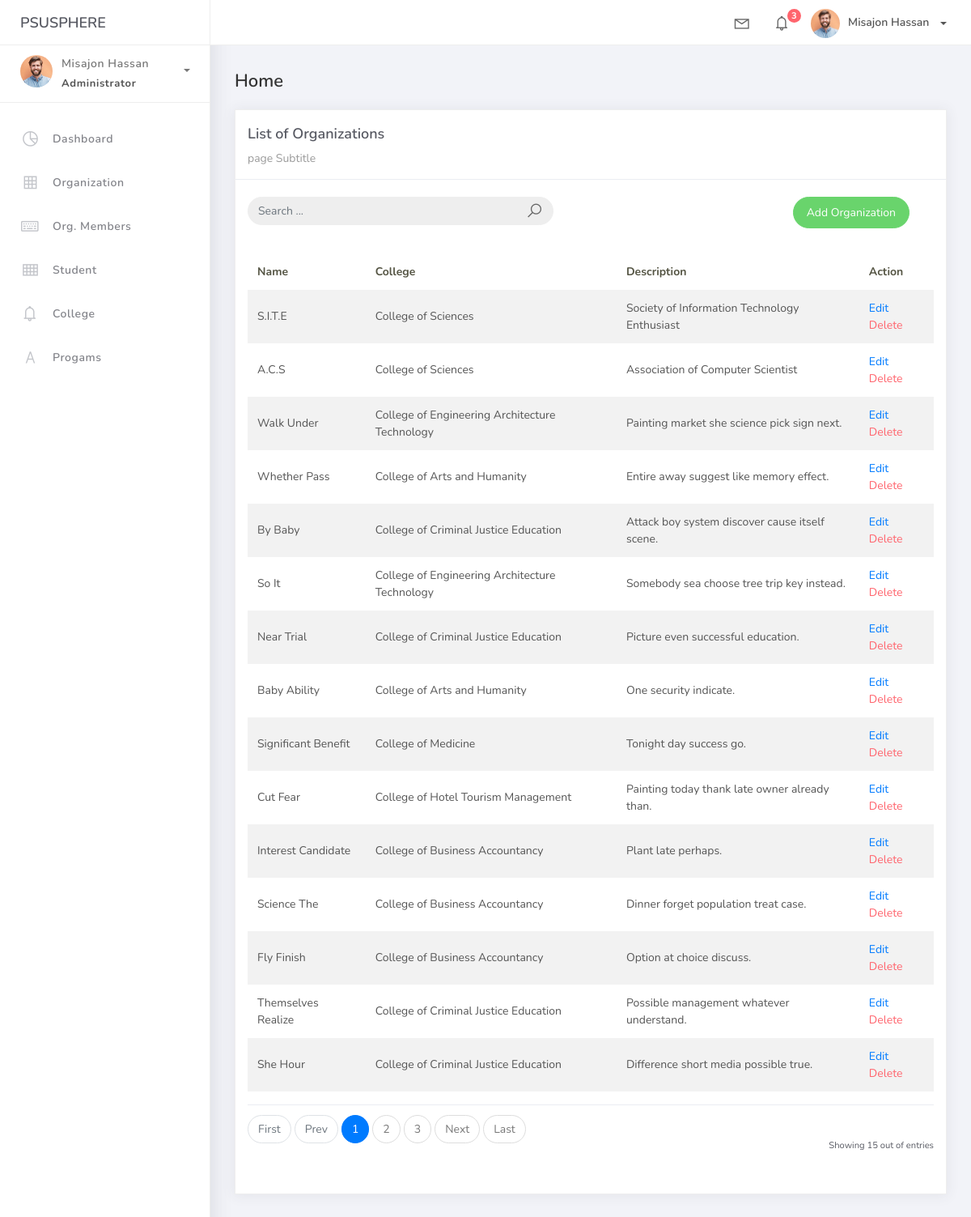
Screenshot of /organization_list with the database file from the repository.
### studentorg/models.py (models this page shows, shortened)
class BaseModel(models.Model):
    created_at = models.DateTimeField(auto_now_add=True, db_index=True)
    updated_at = models.DateTimeField(auto_now=True)
    class Meta:
        abstract = True

class Organization(BaseModel):
    name = models.CharField(max_length=250)
    college = models.ForeignKey(College, null=True, blank=True, on_delete=models.CASCADE)
    description = models.CharField(max_length=500)

class College(BaseModel):
    college_name = models.CharField(max_length=150)
    def __str__(self):
        return self.college_name

### studentorg/views.py (the view)
# urls.py: path('organization_list', OrganizationList.as_view(), name='organization-list'),
class OrganizationList(ListView):
    model = Organization
    context_object_name = 'organization'
    template_name = "org_list.html"
    paginate_by = 15
    def get_queryset(self, *args, **kwargs):
        qs = super(OrganizationList, self).get_queryset(*args, **kwargs)
        if self.request.GET.get("q") is not None:
            query = self.request.GET.get('q')
            qs = qs.filter(Q(name__icontains=query) | Q(description__icontains=query))
        return qs

### templates/org_list.html
{% extends 'base.html' %}
{% load static %}
{% block content %}
<div class="content">
  <div class="container-fluid">
    <h4 class="page-title">Home</h4>
    <div class="row">
      <div class="col-md-12">
        <div class="card">
          <div class="card-header">
            <div class="card-title">List of Organizations</div>
          <div class="card-category">page Subtitle</div>
            </div>
            <br />
            <div class="col-md-12 row">
                <div class="col-md-6">
                  <form class="navbar-left navbar-form nav-search mr-md-3" action="{% url 'organization-list' %}">
                        <div class="input-group">
                            <input type="text" placeholder="Search ..." class="form-control" name="q" />
                            <div class="input-group-append">
                                <span class="input-group-text">
                                    <i class="la la-search search-icon"></i>
                                </span>
                            </div>
                        </div>
                    </form>
                </div>
                <div class="col-md-6">
                    <div class="pull-right">
                        <a href="{% url 'organization-add' %}" class="btn btn-success btn-rounded">Add Organization</a>
                    </div>
                </div>
            </div>
          <div class="card-body">
            <table class="table table-striped mt-3">
              <thead>
                <tr>
                  <th scope="col">Name</th>
                  <th scope="col">College</th>
                  <th scope="col">Description</th>
                  <th scope="col">Action</th>
                </tr>
              </thead>
              <tbody>
                {% for object in object_list %}
                  <tr>
                    <td>{{ object.name }}</td>
                    <td>{{ object.college }}</td>
                    <td>{{ object.description }}</td>
                    <td>
                        <a href="organization_list/{{ object.id }}">Edit</a>
                        <a href="organization_list/{{ object.id }}/delete" class="text-danger">Delete</a>
                    </td>
                    </tr>
                    {% empty %}
                    <tr>
                     <td colspan="4" style="text-align: center">
                        <p class="text-sm font-weight-bold mb-0">No Records Found</p>
                    </td>
                  </tr>
                {% endfor %}
              </tbody>
            </table>
            {% include 'includes/pagination.html' %}
          </div>
        </div>
      </div>
    </div>
  </div>
</div>
{% endblock %}

### rows the page displays
Organization: name "S.I.T.E", college "College of Sciences", description "Society of Information Technology Enthusiast"
Organization: name "A.C.S", college "College of Sciences", description "Association of Computer Scientist"
Organization: name "Walk Under", college "College of Engineering Architecture Technology", description "Painting market she science pick sign next."
Organization: name "Whether Pass", college "College of Arts and Humanity", description "Entire away suggest like memory effect."
Organization: name "By Baby", college "College of Criminal Justice Education", description "Attack boy system discover cause itself scene."
Organization: name "So It", college "College of Engineering Architecture Technology", description "Somebody sea choose tree trip key instead."
Organization: name "Near Trial", college "College of Criminal Justice Education", description "Picture even successful education."
Organization: name "Baby Ability", college "College of Arts and Humanity", description "One security indicate."
Organization: name "Significant Benefit", college "College of Medicine", description "Tonight day success go."
Organization: name "Cut Fear", college "College of Hotel Tourism Management", description "Painting today thank late owner already than."
Organization: name "Interest Candidate", college "College of Business Accountancy", description "Plant late perhaps."
Organization: name "Science The", college "College of Business Accountancy", description "Dinner forget population treat case."
Organization: name "Fly Finish", college "College of Business Accountancy", description "Option at choice discuss."
Organization: name "Themselves Realize", college "College of Criminal Justice Education", description "Possible management whatever understand."
Organization: name "She Hour", college "College of Criminal Justice Education", description "Difference short media possible true."

### other values shown
{{ page_num }} "1"
{{ page_num }} "2" "3"
{{ object_list.count }} "15"
